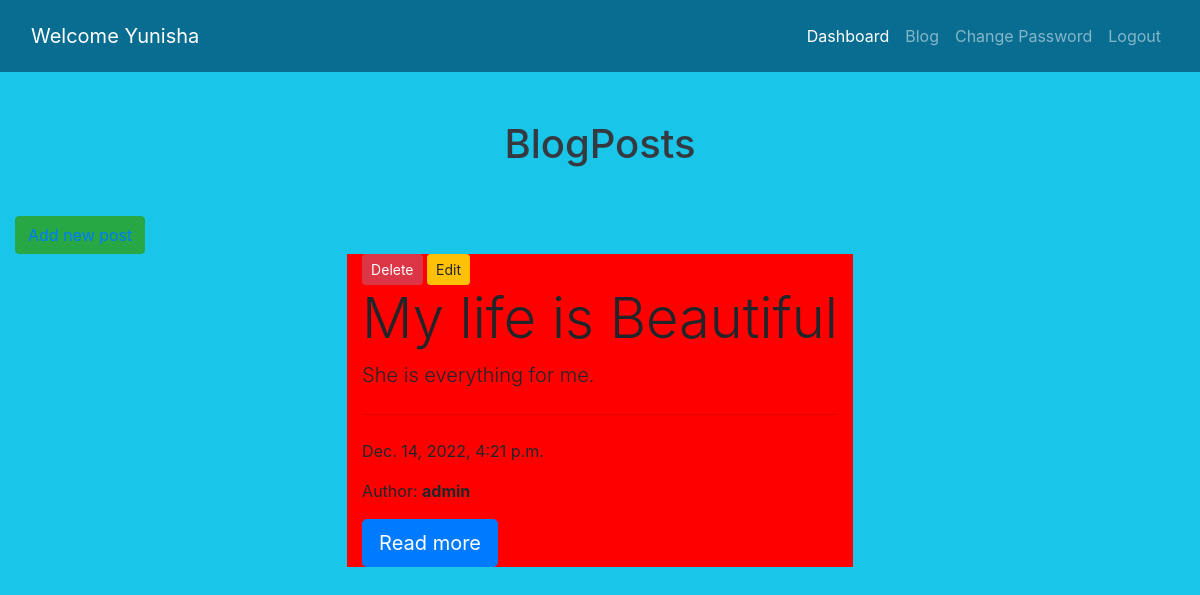
The page /blog/ (signed in) on the database as committed earlier.
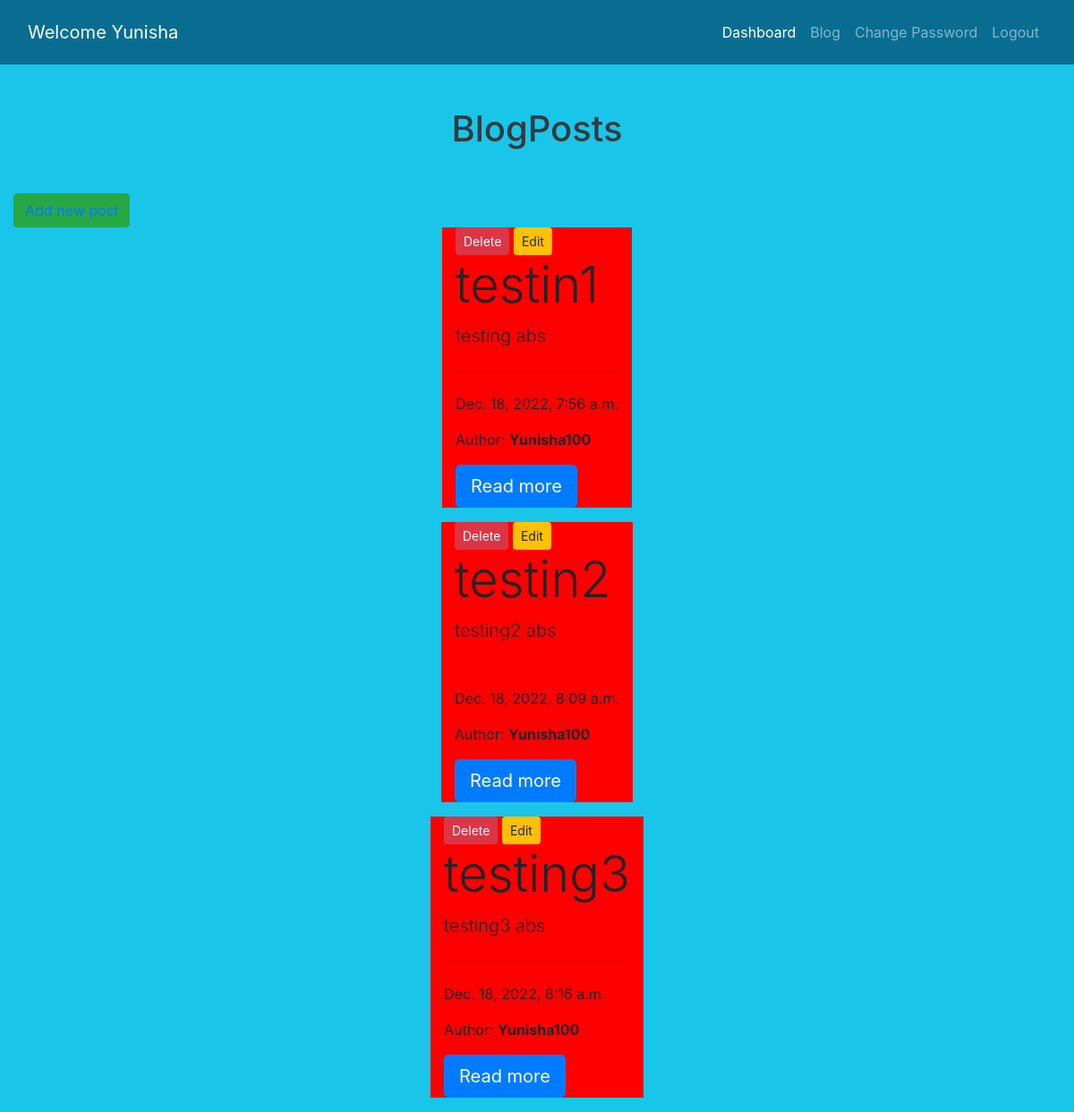
The same page on the database as committed later.
### blog/models.py (models this page shows, shortened)
class BlogPost(models.Model):
    author = models.ForeignKey(User,on_delete=models.CASCADE)
    title = models.CharField(max_length=100)
    abstract = models.TextField()
    post = RichTextField()
    user_favorite = models.ManyToManyField(User,related_name='user_favorite',blank=True)
    published_date=models.DateTimeField(default=timezone.now)

### blog/views.py (the view)
# urls.py: path('blog/',include("blog.urls")),
@login_required(login_url='/account/login/')
def blog(request):
    post = BlogPost.objects.all()
    admin = True
    if request.user.is_staff:
        return render(request,'blog/blog.html',{'post':post,'admin':admin})
    else:
        return render(request,'blog/blog.html',{'post':post})

### blog/templates/blog/blog.html (shortened to what this page needs)
<!DOCTYPE html>
{% load static %}
<html lang="en">
<head>
    <link rel="stylesheet" href="{% static 'authentication/css/style.css' %}">
    <link rel="stylesheet" href="{% static 'authentication/css/bootstrap.css' %}">
    <link rel="stylesheet" href="{% static 'blog/css/style.css' %}">
</head>
<body>
    <div class="container-fluid nav-background">
        {% include 'authentication/navbar.html' %}
    </div>
    <div class="col-sm-12">
        <h1 class="text-dark my-5 text-center">BlogPosts</h1>
        <div class="row">
            <div class="col-4">
               <button class="btn btn-success"><a href="{% url 'addnewpost' %}">Add new post</a></button>
            </div>
        </div>
    </div>
    {% for p in post %}
        <div class="container">
            {% if admin %}
                <form action="{% url 'delete' p.id %}" class="d-inline" method="post">
                    <input type="submit" class="btn btn-danger btn-sm " value="Delete">
                </form>
                <a href="{% url 'update' p.id %}" class="btn btn-warning btn-sm">Edit</a>
            {% endif %}
            <h1 class="display-4">{{p.title}}</h1>
            <p class="lead">{{p.abstract}}</p>
            <hr class="my-4">
            <p>{{p.published_date}}</p>
            <p> Author: <strong>{{p.author}}</strong></p>
            <p class="lead">
                <a class="btn btn-primary btn-lg" href="{% url 'readmore' p.id %}" role="button">Read more</a>
            </p>
        </div>
    {% endfor %}
</body>
</html>

### authentication/templates/authentication/navbar.html (shortened to what this page needs)
<nav class="navbar navbar-expand-sm navbar-dark nav-background py-3 ">
    <a class="navbar-brand" href="{% url 'dashboard' %}"> Welcome {{user.first_name}}</a>
    <div class="collapse navbar-collapse" id="navbarNav">
      <ul class="navbar-nav ml-auto">
        <li class="nav-item active">
            <a class="nav-link" href="{% url 'dashboard' %}">Dashboard</a>
        </li>
        <li class="nav-item">
            <a class="nav-link" href="{% url 'blog' %}">Blog</a>
        </li>
        <li class="nav-item">
            <a class="nav-link" href="{% url 'changepass' %}">Change Password</a>
        </li>
        <li class="nav-item">
            <a class="nav-link" href="{% url 'logout' %}">Logout</a>
        </li>
      </ul>
    </div>
  </nav>

### authentication/static/authentication/css/style.css (style rules this page uses)
body { background-color: #19c6e9 !important; }
input::placeholder { color:black; font-weight: bold; padding-left: 5%; }

### blog/static/blog/css/style.css (style rules this page uses)
* { margin: 0%; padding: 0%; }
.container { background-color: red; height: fit-content; max-width: fit-content; }

### blog/templates/blog/blog.html (style rules this page uses)
.nav-background { background-color: rgb(9, 109, 146); }

Rows that differ between the two databases and show on the page:
removed BlogPost: title "My life is Beautiful", abstract "She is everything for me.", published_date "Dec. 14, 2022, 4:21 p.m.", author "admin"
added BlogPost: title "testin1", abstract "testing abs", published_date "Dec. 18, 2022, 7:56 a.m.", author "Yunisha100"
added BlogPost: title "testin2", abstract "testing2 abs", published_date "Dec. 18, 2022, 8:09 a.m.", author "Yunisha100"
added BlogPost: title "testing3", abstract "testing3 abs", published_date "Dec. 18, 2022, 8:16 a.m.", author "Yunisha100"
